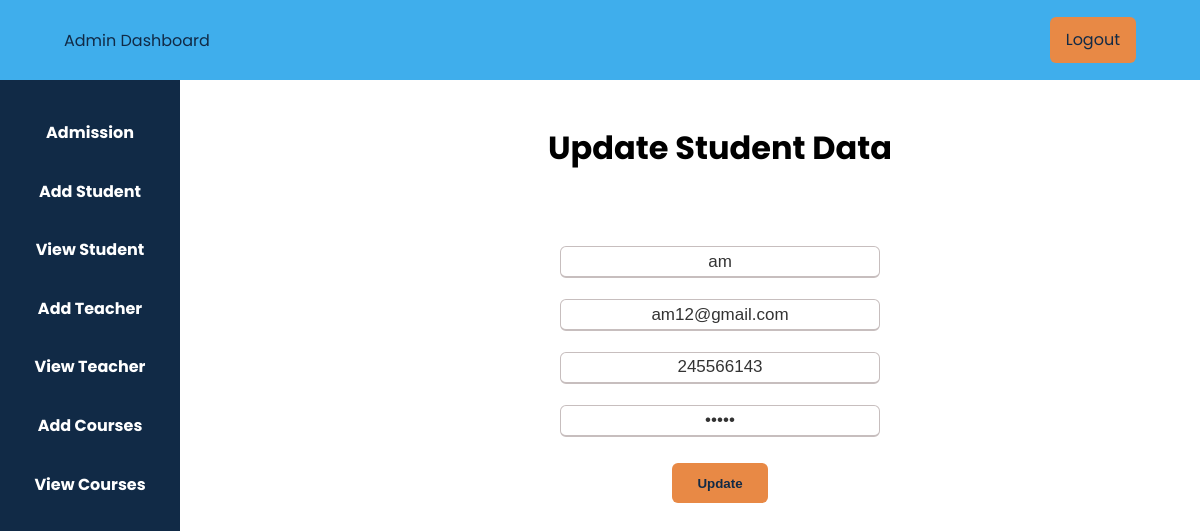
Page /update_student.php?student_id=3 (signed in) on the committed database.
### tables this page shows
CREATE TABLE `user` (
  `id` int(11) NOT NULL,
  `username` varchar(50) DEFAULT NULL,
  `phone` int(11) DEFAULT NULL,
  `email` varchar(50) DEFAULT NULL,
  `usertype` varchar(50) DEFAULT NULL,
  `password` varchar(50) DEFAULT NULL
);

### update_student.php (the view, shortened to what this page needs)
<?php
$host = "localhost";
$user = "root";
$password = null;
$db = "schoolProject";
$data = mysqli_connect($host,$user,$password,$db);
$id = $_GET['student_id'];
$sql = "SELECT * FROM user WHERE id='$id'";
$result = mysqli_query($data,$sql);
$info = $result->fetch_assoc();
?>
<!DOCTYPE html>
<html lang="en">
<head>
    <link rel="stylesheet" href="admin.css">
</head>
<body>
    <?php
    include 'admin_sidebar.php';
    ?>
   <div class="main">
        <center>
            <h1 style="margin-bottom: 4rem; padding-top:4rem;">Update Student Data</h1>
            <div class="mainDiv">
            <form action="#" method="POST">
                <div class="mainContent">
                    <input type="text" name="name" id="" placeholder="Enter Name" value="<?php echo "{$info['username']}" ?>">
                </div>
                <div class="mainContent">
                    <input type="text" name="email" id="" placeholder="Enter Email" value="<?php echo "{$info['email']}" ?>">
                </div>
                <div class="mainContent">
                    <input type="text" name="phone" id="" placeholder="Enter Phone" value="<?php echo "{$info['phone']}" ?>">
                </div>
                <div class="mainContent">
                    <input type="password" name="password" id="" placeholder="Enter Password" value="<?php echo "{$info['password']}" ?>">
                </div>
            <input type="submit" class="addBtn" value="Update" name="update" >
        </form>
        </div>
        </center>
    </div>
</body>
</html>

### admin.css (style rules this page uses)
* { padding: 0; margin: 0; box-sizing: border-box; }
body { font-family: 'Poppins', sans-serif; }
.main { margin-top: 5%; margin-left: 20%; }
.mainContent input { height: 2rem; width: 20rem; outline: none; padding: 0 2rem; text-align: center; font-size: 17px; font-weight: 400; color: #333; border: 1.5px solid #C7BEBE; border-bottom-width: 2.5px; border-radius: 6px; transition: all 0.3s ease; margin: 0.65rem 0; }
.addBtn { background-color: #e88945; height: 2.5rem; font-weight: bold; width: 6rem; border: none; border-radius: 6px; color: #112A46; margin-top: 1rem; cursor: pointer; }

### rows in the picture
user: name "am", email "am12@gmail.com", phone "245566143"
